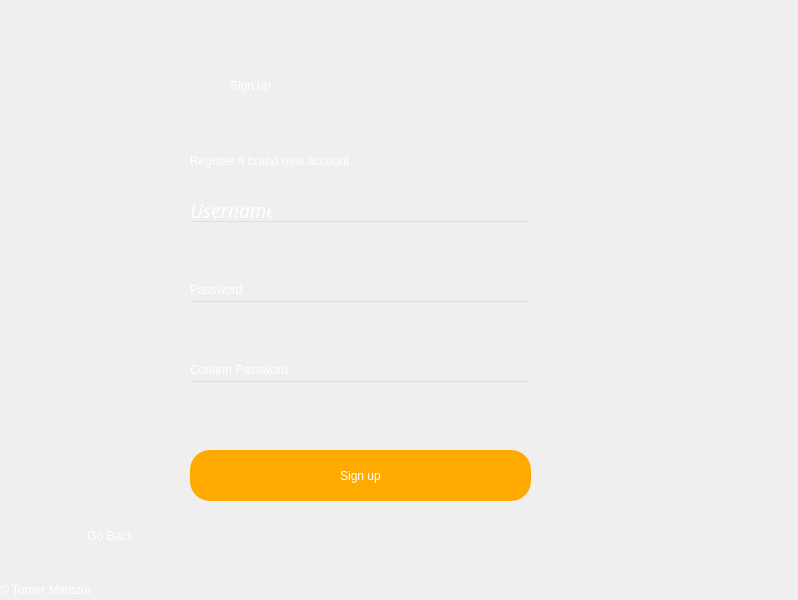
<?xml version="1.0" encoding="UTF-8"?>
<ui version="4.0">
 <class>Dialog</class>
 <widget class="QDialog" name="Dialog">
  <property name="geometry">
   <rect>
    <x>0</x>
    <y>0</y>
    <width>798</width>
    <height>600</height>
   </rect>
  </property>
  <property name="windowTitle">
   <string>Dialog</string>
  </property>
  <widget class="QWidget" name="bgwidget" native="true">
   <property name="geometry">
    <rect>
     <x>0</x>
     <y>0</y>
     <width>800</width>
     <height>600</height>
    </rect>
   </property>
   <property name="styleSheet">
    <string notr="true">QWidget#bgwidget{
font-family : NovaFlat;
color: rgb(255, 255, 255);
	border-image: url(:/img/img/—Pngtree—dark black with shiny gold_1173832.png);
}
</string>
   </property>
   <widget class="QLabel" name="label">
    <property name="geometry">
     <rect>
      <x>230</x>
      <y>50</y>
      <width>211</width>
      <height>71</height>
     </rect>
    </property>
    <property name="styleSheet">
     <string notr="true">font: italic 44pt &quot;Monotype Corsiva&quot;;
background-color:  rgba(0,0,0,0);
color:#fff;
</string>
    </property>
    <property name="text">
     <string>Sign up</string>
    </property>
   </widget>
   <widget class="QLabel" name="label_2">
    <property name="geometry">
     <rect>
      <x>190</x>
      <y>140</y>
      <width>381</width>
      <height>41</height>
     </rect>
    </property>
    <property name="styleSheet">
     <string notr="true">font: italic 24pt &quot;Monotype Corsiva&quot;;
background-color:  rgba(0,0,0,0);
color:#fff;</string>
    </property>
    <property name="text">
     <string>Register a brand new account</string>
    </property>
   </widget>
   <widget class="QPushButton" name="signup">
    <property name="geometry">
     <rect>
      <x>190</x>
      <y>450</y>
      <width>341</width>
      <height>51</height>
     </rect>
    </property>
    <property name="styleSheet">
     <string notr="true">border-radius:20px;
background-color:rgb(255, 170, 0);
font: italic 16pt &quot;Monotype Corsiva&quot;;
color: rgb(255, 255, 255);
</string>
    </property>
    <property name="text">
     <string>Sign up</string>
    </property>
   </widget>
   <widget class="QLineEdit" name="emailfield">
    <property name="geometry">
     <rect>
      <x>190</x>
      <y>220</y>
      <width>341</width>
      <height>51</height>
     </rect>
    </property>
    <property name="styleSheet">
     <string notr="true">background-color:rgba(0,0,0,0);
font: 12pt &quot;MS Shell Dlg 2&quot;;
color:#fff;</string>
    </property>
   </widget>
   <widget class="QLineEdit" name="passwordfield">
    <property name="geometry">
     <rect>
      <x>190</x>
      <y>300</y>
      <width>341</width>
      <height>51</height>
     </rect>
    </property>
    <property name="styleSheet">
     <string notr="true">background-color:rgba(0,0,0,0);
font: 12pt &quot;MS Shell Dlg 2&quot;;
color:#fff;</string>
    </property>
   </widget>
   <widget class="QLabel" name="label_3">
    <property name="geometry">
     <rect>
      <x>190</x>
      <y>200</y>
      <width>81</width>
      <height>20</height>
     </rect>
    </property>
    <property name="font">
     <font>
      <family>Monotype Corsiva</family>
      <pointsize>14</pointsize>
      <weight>50</weight>
      <italic>true</italic>
      <bold>false</bold>
     </font>
    </property>
    <property name="styleSheet">
     <string notr="true">font: italic 14pt &quot;Monotype Corsiva&quot;;
background-color:  rgba(0,0,0,0);
color:#fff;</string>
    </property>
    <property name="text">
     <string>Username</string>
    </property>
   </widget>
   <widget class="QLabel" name="label_4">
    <property name="geometry">
     <rect>
      <x>190</x>
      <y>280</y>
      <width>81</width>
      <height>20</height>
     </rect>
    </property>
    <property name="styleSheet">
     <string notr="true">font: italic 14pt &quot;Monotype Corsiva&quot;;
background-color:  rgba(0,0,0,0);
color:#fff;</string>
    </property>
    <property name="text">
     <string>Password</string>
    </property>
   </widget>
   <widget class="QLabel" name="error">
    <property name="geometry">
     <rect>
      <x>440</x>
      <y>540</y>
      <width>341</width>
      <height>20</height>
     </rect>
    </property>
    <property name="styleSheet">
     <string notr="true">font: 12pt &quot;MS Shell Dlg 2&quot;; color:red;</string>
    </property>
    <property name="text">
     <string/>
    </property>
   </widget>
   <widget class="QLabel" name="label_5">
    <property name="geometry">
     <rect>
      <x>190</x>
      <y>360</y>
      <width>141</width>
      <height>20</height>
     </rect>
    </property>
    <property name="styleSheet">
     <string notr="true">font: italic 14pt &quot;Monotype Corsiva&quot;;
background-color:  rgba(0,0,0,0);
color:#fff;</string>
    </property>
    <property name="text">
     <string>Confirm Password</string>
    </property>
   </widget>
   <widget class="QLineEdit" name="confirmpasswordfield">
    <property name="geometry">
     <rect>
      <x>190</x>
      <y>380</y>
      <width>341</width>
      <height>51</height>
     </rect>
    </property>
    <property name="styleSheet">
     <string notr="true">background-color:rgba(0,0,0,0);
font: 12pt &quot;MS Shell Dlg 2&quot;;
color:#fff;</string>
    </property>
   </widget>
   <widget class="QPushButton" name="GoBack">
    <property name="geometry">
     <rect>
      <x>50</x>
      <y>500</y>
      <width>111</width>
      <height>71</height>
     </rect>
    </property>
    <property name="styleSheet">
     <string notr="true">font: italic 14pt &quot;Monotype Corsiva&quot;;
color:#fff;
border:nine;</string>
    </property>
    <property name="text">
     <string>   Go Back</string>
    </property>
    <property name="icon">
     <iconset resource="Resources.qrc">
      <normaloff>:/Icons/Icons/arrow-282-32.ico</normaloff>:/Icons/Icons/arrow-282-32.ico</iconset>
    </property>
    <property name="iconSize">
     <size>
      <width>48</width>
      <height>48</height>
     </size>
    </property>
   </widget>
   <widget class="QLabel" name="CopyRight">
    <property name="geometry">
     <rect>
      <x>0</x>
      <y>580</y>
      <width>91</width>
      <height>20</height>
     </rect>
    </property>
    <property name="styleSheet">
     <string notr="true">
font: 8pt &quot;MS Shell Dlg 2&quot;;
color:#fff;</string>
    </property>
    <property name="text">
     <string>© Tomer Mantzuri</string>
    </property>
   </widget>
   <widget class="QPushButton" name="closebutton">
    <property name="geometry">
     <rect>
      <x>760</x>
      <y>10</y>
      <width>31</width>
      <height>31</height>
     </rect>
    </property>
    <property name="styleSheet">
     <string notr="true">border:none;</string>
    </property>
    <property name="text">
     <string/>
    </property>
    <property name="icon">
     <iconset resource="Resources.qrc">
      <normaloff>:/Icons/Icons/Oxygen-Icons.org-Oxygen-Actions-edit-delete.ico</normaloff>:/Icons/Icons/Oxygen-Icons.org-Oxygen-Actions-edit-delete.ico</iconset>
    </property>
    <property name="iconSize">
     <size>
      <width>24</width>
      <height>24</height>
     </size>
    </property>
   </widget>
  </widget>
  <widget class="QPushButton" name="Minimize">
   <property name="geometry">
    <rect>
     <x>730</x>
     <y>10</y>
     <width>31</width>
     <height>31</height>
    </rect>
   </property>
   <property name="styleSheet">
    <string notr="true">border:nine;</string>
   </property>
   <property name="text">
    <string/>
   </property>
   <property name="icon">
    <iconset resource="Resources.qrc">
     <normaloff>:/Icons/Icons/Ahmadhania-Spherical-Minimize.ico</normaloff>:/Icons/Icons/Ahmadhania-Spherical-Minimize.ico</iconset>
   </property>
   <property name="iconSize">
    <size>
     <width>20</width>
     <height>20</height>
    </size>
   </property>
  </widget>
 </widget>
 <resources>
  <include location="Resources.qrc"/>
 </resources>
 <connections/>
</ui>
